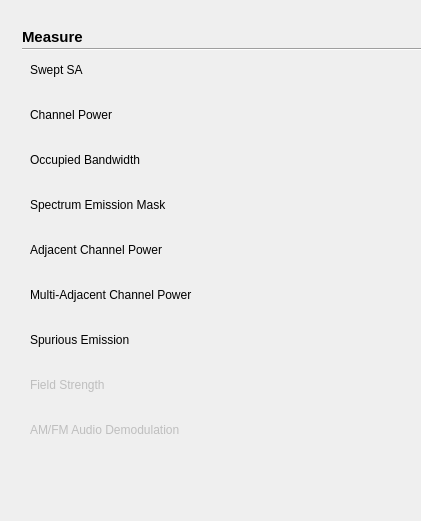
  <widget class="QWidget" name="sameawid" native="true">
   <property name="geometry">
    <rect>
     <x>440</x>
     <y>230</y>
     <width>421</width>
     <height>521</height>
    </rect>
   </property>
   <property name="styleSheet">
    <string notr="true">#plusmode[pltdismode=&quot;night&quot;] #sameawid
{	
background-color: rgba(0, 0, 0,1);
}
#plusmode[pltdismode=&quot;indoor&quot;] #sameawid
{	
background-color:rgba(255,255,255,1);
}

#plusmode[pltdismode=&quot;indoor&quot;] QPushButton:!checked
{
font: 11pt &quot;Arial&quot;;
font-weight:normal;
background-color: rgba(237, 212, 0,0);
color: rgb(105, 105, 105);
}
#plusmode[pltdismode=&quot;night&quot;] QPushButton:!checked
{
font: 11pt &quot;Arial&quot;;
font-weight:normal;
color: rgb(250,218,166);
background-color: rgb(24,23,20);
}
#plusmode[pltdismode=&quot;indoor&quot;] QPushButton:checked
{
font: 75 11pt &quot;Arial&quot;;
font-weight:bold;
background-color: rgb(255,181,0);
color: rgb(57, 57, 57);
}
#plusmode[pltdismode=&quot;night&quot;] QPushButton:checked
{
font: 75 11pt &quot;Arial&quot;;
font-weight:bold;
background-color: rgb(255, 156, 0);
color: rgb(0, 0, 0);
}

QPushButton{border-style:flat;text-align:left;}
QPushButton{padding-left:10px}</string>
   </property>
   <widget class="QPushButton" name="pushButton_11">
    <property name="geometry">
     <rect>
      <x>20</x>
      <y>280</y>
      <width>300</width>
      <height>30</height>
     </rect>
    </property>
    <property name="font">
     <font>
      <family>Arial</family>
     </font>
    </property>
    <property name="text">
     <string>Multi-Adjacent Channel Power </string>
    </property>
    <property name="checkable">
     <bool>true</bool>
    </property>
    <property name="autoExclusive">
     <bool>true</bool>
    </property>
   </widget>
   <widget class="QPushButton" name="pushButton_13">
    <property name="enabled">
     <bool>false</bool>
    </property>
    <property name="geometry">
     <rect>
      <x>20</x>
      <y>370</y>
      <width>300</width>
      <height>30</height>
     </rect>
    </property>
    <property name="font">
     <font>
      <family>Arial</family>
     </font>
    </property>
    <property name="text">
     <string>Field Strength</string>
    </property>
    <property name="checkable">
     <bool>true</bool>
    </property>
    <property name="autoExclusive">
     <bool>true</bool>
    </property>
   </widget>
   <widget class="QPushButton" name="pushButton_6">
    <property name="geometry">
     <rect>
      <x>20</x>
      <y>55</y>
      <width>300</width>
      <height>30</height>
     </rect>
    </property>
    <property name="font">
     <font>
      <family>Arial</family>
      <weight>50</weight>
      <bold>false</bold>
     </font>
    </property>
    <property name="text">
     <string>Swept SA</string>
    </property>
    <property name="checkable">
     <bool>true</bool>
    </property>
    <property name="checked">
     <bool>true</bool>
    </property>
    <property name="autoExclusive">
     <bool>true</bool>
    </property>
   </widget>
   <widget class="QPushButton" name="pushButton_12">
    <property name="geometry">
     <rect>
      <x>20</x>
      <y>325</y>
      <width>300</width>
      <height>30</height>
     </rect>
    </property>
    <property name="font">
     <font>
      <family>Arial</family>
     </font>
    </property>
    <property name="text">
     <string>Spurious Emission</string>
    </property>
    <property name="checkable">
     <bool>true</bool>
    </property>
    <property name="autoExclusive">
     <bool>true</bool>
    </property>
   </widget>
   <widget class="QPushButton" name="pushButton_8">
    <property name="geometry">
     <rect>
      <x>20</x>
      <y>145</y>
      <width>300</width>
      <height>30</height>
     </rect>
    </property>
    <property name="font">
     <font>
      <family>Arial</family>
     </font>
    </property>
    <property name="text">
     <string>Occupied Bandwidth</string>
    </property>
    <property name="checkable">
     <bool>true</bool>
    </property>
    <property name="autoExclusive">
     <bool>true</bool>
    </property>
   </widget>
   <widget class="QPushButton" name="pushButton_9">
    <property name="geometry">
     <rect>
      <x>20</x>
      <y>190</y>
      <width>300</width>
      <height>30</height>
     </rect>
    </property>
    <property name="font">
     <font>
      <family>Arial</family>
     </font>
    </property>
    <property name="text">
     <string>Spectrum Emission Mask </string>
    </property>
    <property name="checkable">
     <bool>true</bool>
    </property>
    <property name="autoExclusive">
     <bool>true</bool>
    </property>
   </widget>
   <widget class="QPushButton" name="pushButton_10">
    <property name="geometry">
     <rect>
      <x>20</x>
      <y>235</y>
      <width>300</width>
      <height>30</height>
     </rect>
    </property>
    <property name="font">
     <font>
      <family>Arial</family>
     </font>
    </property>
    <property name="text">
     <string>Adjacent Channel Power </string>
    </property>
    <property name="checkable">
     <bool>true</bool>
    </property>
    <property name="autoExclusive">
     <bool>true</bool>
    </property>
   </widget>
   <widget class="QPushButton" name="pushButton_14">
    <property name="enabled">
     <bool>false</bool>
    </property>
    <property name="geometry">
     <rect>
      <x>20</x>
      <y>415</y>
      <width>300</width>
      <height>30</height>
     </rect>
    </property>
    <property name="font">
     <font>
      <family>Arial</family>
     </font>
    </property>
    <property name="text">
     <string>AM/FM Audio Demodulation</string>
    </property>
    <property name="checkable">
     <bool>true</bool>
    </property>
    <property name="autoExclusive">
     <bool>true</bool>
    </property>
   </widget>
   <widget class="QLabel" name="label_3">
    <property name="geometry">
     <rect>
      <x>22</x>
      <y>28</y>
      <width>111</width>
      <height>17</height>
     </rect>
    </property>
    <property name="font">
     <font>
      <family>Arial</family>
      <pointsize>11</pointsize>
      <weight>75</weight>
      <bold>true</bold>
     </font>
    </property>
    <property name="styleSheet">
     <string notr="true">#plusmode[pltdismode=&quot;indoor&quot;] QLabel 
 {
color:rgba(9, 73, 108,1);
	background-color: white;
}
#plusmode[pltdismode=&quot;night&quot;] QLabel 
 {
color:rgba(7,97,116,1);
	background-color: black;
}
</string>
    </property>
    <property name="text">
     <string>Measure</string>
    </property>
   </widget>
   <widget class="QPushButton" name="pushButton_7">
    <property name="geometry">
     <rect>
      <x>20</x>
      <y>100</y>
      <width>300</width>
      <height>30</height>
     </rect>
    </property>
    <property name="font">
     <font>
      <family>Arial</family>
     </font>
    </property>
    <property name="text">
     <string>Channel Power</string>
    </property>
    <property name="checkable">
     <bool>true</bool>
    </property>
    <property name="autoExclusive">
     <bool>true</bool>
    </property>
   </widget>
   <widget class="Line" name="line_2">
    <property name="geometry">
     <rect>
      <x>22</x>
      <y>48</y>
      <width>400</width>
      <height>2</height>
     </rect>
    </property>
    <property name="styleSheet">
     <string notr="true">#plusmode[pltdismode=&quot;indoor&quot;] #line_2
 {
background-color:rgba(6,62,97,1);	
}
#plusmode[pltdismode=&quot;night&quot;] #line_2
 {
background-color:rgba(7,97,116,1);
}</string>
    </property>
    <property name="orientation">
     <enum>Qt::Horizontal</enum>
    </property>
   </widget>
  </widget>
